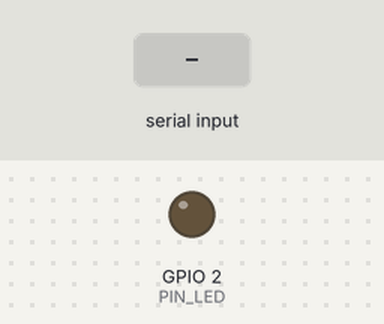
This sketch was run on a simulated ESP32. On the bench: output pins drawn as LEDs (lit = HIGH). Dashed ring = blinking. The test bench sets the inputs (shaded band). Pins used as bus, display or sensor lines are not drawn; what the sketch prints to the serial monitor is not drawn.

Above: at 1.6 s.
1.7 s: "ON\n" received over Serial
At 2.66 s:
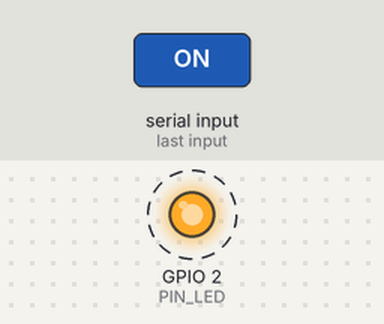
7.7 s: "OFF\n" received over Serial
At 8.4 s:
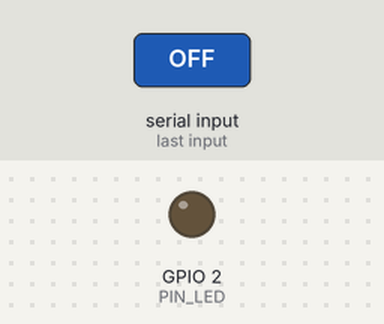
Timing chart, 0 to 10.7 s (numbered marks = the images above; inputs shaded):
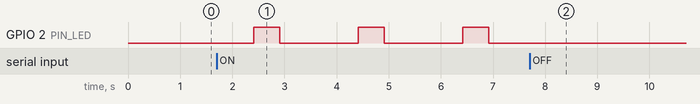

Measured:
- after the input at 1.7 s, GPIO 2 (PIN_LED): alternates HIGH for 0.50 s and LOW for 1.5 s, starting after 0.72 s
- after the input at 7.7 s, GPIO 2 (PIN_LED): stops changing and stays LOW

The sketch:

prueba_ssr.ino
```cpp
/*
 * ============================================================================
 *  PRUEBA DE BANCO — ESP32 + relé de estado sólido (comercial o construido)
 *  Control MANUAL de la potencia por ancho de pulso. Sin termopar, sin PID.
 * ----------------------------------------------------------------------------
 *  Sirve para dos cosas:
 *    1. Verificar el relé en seco o con una lámpara de prueba.
 *    2. Primeros disparos con la resistencia real, a baja potencia.
 *
 *  CONEXIONES (solo tres cables del lado de control):
 *    ESP32 GPIO23  →  entrada (+) del relé   [MOC3063 pin 1 vía 330 Ω]
 *    ESP32 GND     →  entrada (−) del relé   [MOC3063 pin 2]
 *    ESP32 USB     →  computadora
 *
 *  COMANDOS (monitor serie a 115200 baudios):
 *    P50    fija la potencia en 50 %   (P0 a P100, limitado por POTENCIA_MAX)
 *    AUTO   barrido automático: 0, 25, 50, 75, 100 %, 8 s cada escalón
 *    ON     potencia al máximo permitido
 *    OFF    0 %
 *
 *  CÓMO VERIFICAR SIN CARGA
 *    Multímetro en VOLTIOS DC entre GPIO23 y GND: como el multímetro promedia,
 *    deberías leer aproximadamente potencia% × 3,3 V.
 *      100 % → ~3,3 V    50 % → ~1,65 V    25 % → ~0,83 V    0 % → ~0 V
 * ============================================================================
 */

const int PIN_SSR = 23;   // entrada (+) del relé
const int PIN_LED = 2;    // LED de la placa ESP32 DevKit v1

const unsigned long VENTANA_MS   = 2000;  // misma ventana que el firmware real
const unsigned long PASO_AUTO_MS = 8000;  // duración de cada escalón en AUTO
const unsigned long PERIODO_LOG  = 500;

// ------------------------------------------------------- CONFIGURACIÓN ----
// Techo de potencia. Con la resistencia real, empezá en 25 y subilo recién
// cuando sepas cómo responde. Con este tope, un P100 mal tecleado no puede
// mandar la resistencia a plena potencia.
const int POTENCIA_MAX = 25;

// Con carga real conviene arrancar quieto: en manual y en 0 %.
// Para la prueba con lámpara podés poner ambos en true.
const bool ARRANCAR_EN_AUTO   = false;  // true = barrido automático al bootear
const bool PULSOS_DE_ARRANQUE = false;  // true = 3 pulsos de 1 s A PLENA POTENCIA

// -------------------------------------------------------------- ESTADO ----
int  potencia    = 0;       // 0-100 %
bool modoAuto    = false;
int  pasoAuto    = 0;
const int ESCALONES[] = {0, 25, 50, 75, 100};
const int N_ESCALONES = 5;

unsigned long inicioVentana = 0;
unsigned long ultimoPaso    = 0;
unsigned long ultimoLog     = 0;
bool estadoSSR = false;

int limitar(int v) {
  if (v < 0) return 0;
  if (v > POTENCIA_MAX) return POTENCIA_MAX;
  return v;
}

void aplicar(bool encendido) {
  estadoSSR = encendido;
  digitalWrite(PIN_SSR, encendido ? HIGH : LOW);
  digitalWrite(PIN_LED, encendido ? HIGH : LOW);
}

void setup() {
  pinMode(PIN_SSR, OUTPUT);
  pinMode(PIN_LED, OUTPUT);
  aplicar(false);                 // arranque seguro, siempre apagado primero

  Serial.begin(115200);
  delay(400);

  Serial.println();
  Serial.println("=== PRUEBA DE BANCO :: ESP32 + rele de estado solido ===");
  Serial.print  ("Techo de potencia: "); Serial.print(POTENCIA_MAX); Serial.println(" %");
  Serial.println();

  if (PULSOS_DE_ARRANQUE) {
    Serial.println("Autoprueba: 3 pulsos de 1 s a plena potencia...");
    for (int i = 0; i < 3; i++) {
      aplicar(true);  delay(1000);
      aplicar(false); delay(1000);
    }
    Serial.println("Si viste parpadear el rele, el cableado esta bien.");
    Serial.println();
  }

  modoAuto = ARRANCAR_EN_AUTO;
  potencia = 0;

  Serial.print("Arranque en "); Serial.print(modoAuto ? "AUTO" : "MANUAL");
  Serial.println(" y 0 %. No calienta hasta que lo pidas.");
  Serial.println("Comandos: P<0-100> | AUTO | ON | OFF");
  Serial.println("-------------------------------------------");

  inicioVentana = millis();
  ultimoPaso    = millis();
}

void loop() {
  unsigned long ahora = millis();

  atenderSerial();

  // Barrido automatico de escalones
  if (modoAuto && ahora - ultimoPaso >= PASO_AUTO_MS) {
    ultimoPaso = ahora;
    pasoAuto   = (pasoAuto + 1) % N_ESCALONES;
    potencia   = limitar(ESCALONES[pasoAuto]);
    Serial.print(">> AUTO: escalon a ");
    Serial.print(potencia);
    Serial.println(" %");
  }

  // Ancho de pulso sobre la ventana — misma logica que el firmware real
  while (ahora - inicioVentana >= VENTANA_MS) {
    inicioVentana += VENTANA_MS;
  }
  unsigned long transcurrido = ahora - inicioVentana;
  unsigned long tiempoON     = (unsigned long)((potencia / 100.0) * VENTANA_MS);

  aplicar(tiempoON > transcurrido);

  logPeriodico(ahora, transcurrido);
}

void logPeriodico(unsigned long ahora, unsigned long transcurrido) {
  if (ahora - ultimoLog < PERIODO_LOG) return;
  ultimoLog = ahora;

  // Barra de 20 casillas que representa la ventana de 2 s
  int casillas = (potencia * 20) / 100;
  Serial.print("[");
  for (int i = 0; i < 20; i++) Serial.print(i < casillas ? '#' : '.');
  Serial.print("] ");

  Serial.print(potencia);          Serial.print(" %  |  SSR ");
  Serial.print(estadoSSR ? "ON " : "OFF");
  Serial.print("  |  ventana ");
  Serial.print(transcurrido);      Serial.print("/");
  Serial.print(VENTANA_MS);        Serial.print(" ms  |  ");
  Serial.print(modoAuto ? "AUTO" : "MANUAL");
  Serial.print("  |  Vdc esperado ~");
  Serial.print(potencia * 3.3 / 100.0, 2);
  Serial.println(" V");
}

void atenderSerial() {
  if (!Serial.available()) return;

  String cmd = Serial.readStringUntil('\n');
  cmd.trim();
  cmd.toUpperCase();
  if (cmd.length() == 0) return;

  if (cmd == "AUTO") {
    modoAuto = true;
    ultimoPaso = millis();
    Serial.print(">> Modo AUTO, con techo de "); Serial.print(POTENCIA_MAX); Serial.println(" %");
  } else if (cmd == "ON") {
    modoAuto = false; potencia = POTENCIA_MAX;
    Serial.print(">> Potencia al maximo permitido: "); Serial.print(potencia); Serial.println(" %");
  } else if (cmd == "OFF") {
    modoAuto = false; potencia = 0;
    Serial.println(">> 0 % — el rele queda fijo apagado");
  } else if (cmd.charAt(0) == 'P') {
    int v = cmd.substring(1).toInt();
    if (v < 0 || v > 100) {
      Serial.println(">> Fuera de rango. Usa P0 a P100.");
    } else {
      modoAuto = false;
      potencia = limitar(v);
      Serial.print(">> Potencia manual: "); Serial.print(potencia); Serial.println(" %");
      if (potencia < v) {
        Serial.print("   (recortado por POTENCIA_MAX = "); Serial.print(POTENCIA_MAX); Serial.println(" %)");
      }
    }
  } else {
    Serial.println(">> Comando no reconocido. Usa P<0-100>, AUTO, ON u OFF.");
  }
}

/*
 * ----------------------------------------------------------------------------
 *  SI EL RELE NO ENCIENDE NUNCA
 *
 *  1. Medí con el multimetro en VDC entre GPIO23 y GND con el comando ON.
 *     - Si lee ~3,3 V, el ESP32 hace su trabajo y el problema esta del otro lado.
 *     - Si lee ~0 V, revisá que cargaste este sketch y que el pin es el 23.
 *
 *  2. Polaridad: en el rele comercial, terminal 3 es (+) y 4 es (−). En el
 *     construido, el pin 1 del MOC3063 es el anodo y el 2 el catodo.
 *
 *  3. Con el rele construido: si el triac no engancha, revisá que la carga
 *     tenga corriente suficiente. El BTA41 pide hasta 120 mA de mantenimiento,
 *     o sea unos 14 W minimo a 120 V.
 * ----------------------------------------------------------------------------
 */
```
